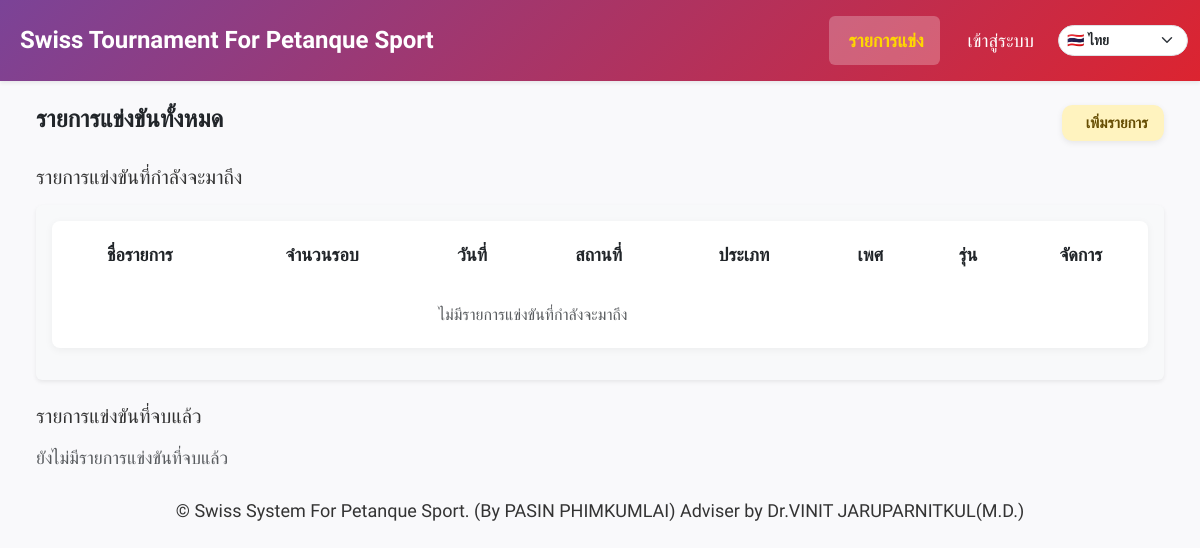
Before: / with the older database file.
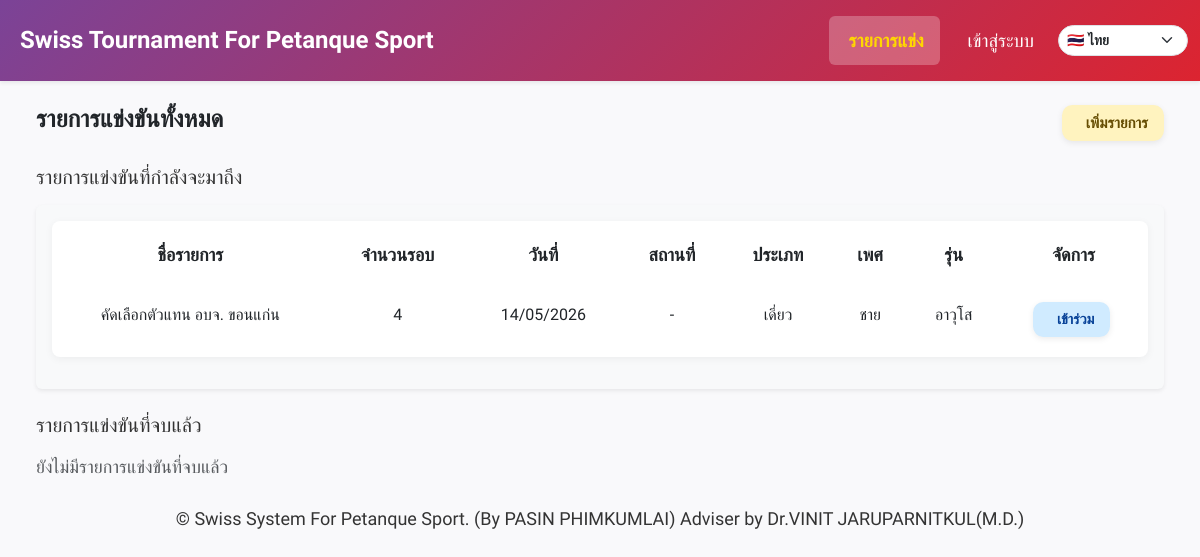
After: the same page with the newer database file.
### models.py (models this page shows)
class Event(db.Model):
    __tablename__ = "events"
    id = db.Column(db.Integer, primary_key=True)
    name = db.Column(db.String(100), nullable=False)
    location = db.Column(db.String(100))
    category = db.Column(db.String(50))
    sex = db.Column(db.String(50))
    age_group = db.Column(db.String(50))
    rounds = db.Column(db.Integer)
    current_round = db.Column(db.Integer, default=1)
    date = db.Column(db.Date, nullable=True)
    auto_field_enabled = db.Column(db.Boolean, default=False)
    field_prefix = db.Column(db.String(10), default='')  # เช่น 'A', ''
    field_start = db.Column(db.Integer, default=1)
    field_max = db.Column(db.Integer, default=16)
    field_exclude = db.Column(db.String, default='')  # เช่น '3,7,11
    logo_filename = db.Column(db.Text)  # เก็บเป็น JSON list
    created_at = db.Column(db.DateTime, server_default=text('CURRENT_TIMESTAMP'), nullable=True)
    creator_id = db.Column(db.Integer, db.ForeignKey("users.id"), nullable=False)
    teams = db.relationship("Team", backref="event", cascade="all, delete-orphan", lazy=True)
    matches = db.relationship("Match", backref="event", cascade="all, delete-orphan", lazy=True)

### app.py (the view)
@app.route("/")
def index():
    today = date.today()
    all_events = Event.query.order_by(Event.date.desc()).all()
    upcoming_events = []
    finished_events_by_year = defaultdict(list)
    for event in all_events:
        latest_round = db.session.query(db.func.max(Match.round)).filter(Match.event_id == event.id).scalar()
        matches = Match.query.filter_by(event_id=event.id, round=latest_round).all()
        is_finished = all(m.is_locked for m in matches) if matches else False
        if not is_finished:
            upcoming_events.append(event)
        else:
            finished_events_by_year[event.date.year].append(event)
    finished_events_by_year = dict(sorted(finished_events_by_year.items(), reverse=True))
    return render_template(
        "index.html",
        upcoming_events=sorted(upcoming_events, key=lambda e: e.date),
        finished_events_by_year=finished_events_by_year,
        events=upcoming_events + [e for year in finished_events_by_year.values() for e in year]  # รวมรายการทั้งหมด
    )

### app.py (called while the page is built)
def get_current_lang():
    lang = request.args.get("lang") or session.get("lang") or "th"
    if lang not in SUPPORTED_LANGS:
        lang = "th"
    session["lang"] = lang
    return lang

@app.context_processor
def inject_i18n():
    lang = get_current_lang()
    return {
        "current_lang": lang,
        "supported_langs": SUPPORTED_LANGS,
        "text_translations": TEXT_TRANSLATIONS,
        "t": lambda key: translate(key, lang),
    }

### i18n.py (called while the page is built)
def translate(key, lang="th"):
    table = TRANSLATIONS.get(key, {})
    return table.get(lang) or table.get("th") or key

### templates/index.html (shortened to what this page needs)
{% extends "base.html" %}
{% block content %}
<div class="container-fluid my-4">
  <div class="d-flex justify-content-between align-items-center mb-4">
    <h4 class="fw-semibold">รายการแข่งขันทั้งหมด</h4>
    <button class="btn btn-yellow btn-custom" data-bs-toggle="modal" data-bs-target="#addEventModal">
       เพิ่มรายการ
    </button>
  </div>
  <h5 class="mb-3">รายการแข่งขันที่กำลังจะมาถึง</h5>
  <div class="table-responsive bg-light p-3 rounded shadow-sm mb-4">
    <table class="table table-borderless table-custom">
      <thead>
        <tr>
          <th>ชื่อรายการ</th>
          <th>จำนวนรอบ</th>
          <th>วันที่</th>
          <th>สถานที่</th>
          <th>ประเภท</th>
          <th>เพศ</th>
          <th>รุ่น</th>
          <th>จัดการ</th>
        </tr>
      </thead>
      <tbody>
        {% for event in upcoming_events %}
        <tr>
          <td data-label="ชื่อรายการ" class="text-center">{{ event.name }}</td>
          <td data-label="จำนวนรอบ" class="text-center">{{ event.rounds }}</td>
          <td data-label="วันที่" class="text-center">{{ event.date.strftime('%d/%m/%Y') if event.date else '-' }}</td>
          <td data-label="สถานที่" class="text-center">{{ event.location or '-' }}</td>
          <td data-label="ประเภท" class="text-center">{{ event.category or '-' }}</td>
          <td data-label="เพศ" class="text-center">{{ event.sex or '-' }}</td>
          <td data-label="รุ่น" class="text-center">{{ event.age_group or '-' }}</td>
          <td data-label="จัดการ" class="text-center">
            <a href="{{ url_for('event_detail', event_id=event.id) }}" class="btn btn-blue btn-custom me-1">
               เข้าร่วม
            </a>
          </td>
        </tr>
        {% else %}
        <tr>
          <td colspan="7" class="text-center text-muted">ไม่มีรายการแข่งขันที่กำลังจะมาถึง</td>
        </tr>
        {% endfor %}
      </tbody>
    </table>
  </div>
  <h5 class="mb-3">รายการแข่งขันที่จบแล้ว</h5>
  {% if finished_events_by_year %}
  {% for year, events_in_year in finished_events_by_year.items() %}
  <h6 class="mt-4">{{ year }}</h6>
  <div class="table-responsive bg-light p-3 rounded shadow-sm mb-4">
    <table class="table table-borderless table-custom">
      <thead>
        <tr>
          <th>ชื่อรายการ</th>
          <th>จำนวนรอบ</th>
          <th>วันที่</th>
          <th>สถานที่</th>
          <th>ประเภท</th>
          <th>เพศ</th>
          <th>รุ่น</th>
          <th>จัดการ</th>
        </tr>
      </thead>
      <tbody>
        {% for event in events_in_year %}
        <tr>
          <td data-label="ชื่อรายการ" class="text-center">{{ event.name }}</td>
          <td data-label="จำนวนรอบ" class="text-center">{{ event.rounds }}</td>
          <td data-label="วันที่" class="text-center">{{ event.date.strftime('%d/%m/%Y') if event.date else '-' }}</td>
          <td data-label="สถานที่" class="text-center">{{ event.location or '-' }}</td>
          <td data-label="ประเภท" class="text-center">{{ event.category or '-' }}</td>
          <td data-label="เพศ" class="text-center">{{ event.sex or '-' }}</td>
          <td data-label="รุ่น" class="text-center">{{ event.age_group or '-' }}</td>
          <td data-label="จัดการ" class="text-center">
            <a href="{{ url_for('event_detail', event_id=event.id) }}" class="btn btn-blue btn-custom me-1">
              <i class="bi bi-box-arrow-in-right"></i> ดูผล
            </a>
            {% if current_user.is_authenticated and current_user.role in ['admin', 'superadmin'] %}
            <a href="{{ url_for('delete_event', event_id=event.id) }}" class="btn btn-red btn-custom"
              onclick="return confirm('คุณแน่ใจว่าต้องการลบรายการนี้หรือไม่?')">
              <i class="bi bi-trash"></i> ลบ
            </a>
            {% endif %}
          </td>
        </tr>
        {% endfor %}
      </tbody>
    </table>
  </div>
  {% endfor %}
  {% else %}
  <p class="text-muted">ยังไม่มีรายการแข่งขันที่จบแล้ว</p>
  {% endif %}
</div>
<body>
  <footer class="text-center">
    &copy; {{ current_year }} Swiss System For Petanque Sport. (By PASIN PHIMKUMLAI) Adviser by Dr.VINIT
    JARUPARNITKUL(M.D.)
  </footer>
</body>
{% endblock %}

### templates/base.html (shortened to what this page needs)
<!DOCTYPE html>
<html lang="{{ current_lang|default('th') }}">
<head>
  <link href="https://cdn.jsdelivr.net/npm/bootstrap@5.3.0/dist/css/bootstrap.min.css" rel="stylesheet" />
  <link rel="stylesheet" href="{{ url_for('static', filename='css/style.css') }}" />
</head>
<body>
 <nav class="navbar navbar-expand-lg navbar-dark navbar-custom shadow-sm py-3">
  <div class="container-fluid d-flex">
    <a class="navbar-brand d-flex align-items-center gap-2 fw-bold" href="{{ url_for('index') }}">
       Swiss Tournament For Petanque Sport
    </a>
    <div class="collapse navbar-collapse" id="navbarNav">
      <ul class="navbar-nav gap-2 ms-auto">
        <li class="nav-item">
          <a class="nav-link px-3 rounded {% if request.endpoint == 'index' %}active{% endif %}"
            href="{{ url_for('index') }}">
             {{ t('events') }}
          </a>
        </li>
        {% if current_user.is_authenticated %}
        <li class="nav-item">
          <a class="nav-link px-3 rounded" href="{{ url_for('logout') }}">
            <i class="bi bi-box-arrow-right me-1"></i> {{ t('logout') }}
          </a>
        </li>
        {% else %}
        <li class="nav-item">
          <a class="nav-link px-3 rounded {% if request.endpoint == 'login' %}active{% endif %}"
            href="{{ url_for('login') }}">
             {{ t('login') }}
          </a>
        </li>
        {% endif %}
        <li class="nav-item d-flex align-items-center">
          <select class="form-select form-select-sm language-switcher"
                  aria-label="{{ t('language') }}"
                  onchange="window.location.href=this.value">
            {% for code, meta in supported_langs.items() %}
            <option value="{{ url_for('set_language', lang=code, next=request.full_path) }}"
                    {% if code == current_lang %}selected{% endif %}>
              {{ meta.flag }} {{ meta.label }}
            </option>
            {% endfor %}
          </select>
        </li>
      </ul>
    </div>
  </div>
</nav>
  <div class="container-fluid px-3 px-sm-4">
    {% block content %}{% endblock %}
  </div>
</body>
</html>

### static/css/style.css (style rules this page uses)
button.btn, .btn { font-family: "Prompt", "Segoe UI", sans-serif; font-weight: 600; font-size: 0.95rem; padding: 0.4rem 1rem; border-radius: 0.65rem; display: inline-flex; align-items: center; justify-content: center; gap: 0.5rem; transition: all 0.25s ease; text-transform: none; box-shadow: 0 2px 6px rgba(0, 0, 0, 0.08); border: none; cursor: pointer; }
.btn-yellow { background: #fff3bf; color: #664d03; }
.btn-blue { background: #d0ebff; color: #084298; }

### templates/base.html (style rules this page uses)
.navbar-custom { background: linear-gradient(135deg, #7b4397, #dc2430); box-shadow: 0 6px 12px rgba(0, 0, 0, 0.2); }
.navbar { font-size: 1.15rem; padding-top: 1rem; padding-bottom: 1rem; }
.navbar-brand { font-size: 1.5rem; }
.navbar-custom .nav-link { color: #fff !important; transition: background-color 0.3s ease, color 0.3s ease; padding: 0.6rem 1rem; font-weight: 500; }
.navbar-custom .nav-link.active { background-color: rgba(255, 255, 255, 0.25); color: #ffd700 !important; font-weight: 600; border-radius: 0.5rem; }
.language-switcher { min-width: 130px; border-radius: 999px; font-weight: 600; }

### templates/index.html (style rules this page uses)
body { font-family: 'Prompt', 'Segoe UI', sans-serif; font-size: clamp(14px, 1.5vw, 18px); line-height: 1.6; color: #333; background-color: #f9f9fb; padding: 0; margin: 0; }
h2, h3, h4, .modal-title { font-weight: 700; color: #212529; font-size: clamp(1.25rem, 2vw, 2rem); }
.table-custom { border-collapse: separate !important; border-spacing: 0 0.5rem; width: 100%; background-color: #fff; box-shadow: 0 2px 8px rgba(0, 0, 0, 0.05); border-radius: 0.5rem; overflow: hidden; }
.table-custom thead tr { background: #343a40; color: #fff; text-transform: uppercase; }
.table-custom thead th { padding: 0.75rem 1rem; border: none; text-align: center; }
.table-custom tbody tr { background: #fff; transition: background 0.3s ease; }
.table-custom tbody td { padding: 0.75rem 1rem; word-break: break-word; overflow-wrap: break-word; white-space: normal; text-align: left; max-width: 100%; font-size: 1rem; }
.btn-custom { font-size: 0.9rem; border-radius: 0.65rem; padding: 0.4rem 1rem; font-weight: 600; display: inline-flex; align-items: center; gap: 0.5rem; transition: all 0.25s ease; }
.btn-yellow { background: #fff3bf; color: #664d03; }
.btn-blue { background: #d0ebff; color: #084298; }
.table-responsive { overflow-x: auto; max-width: 100%; background: #f8f9fa; padding: 1rem; border-radius: 0.75rem; margin-bottom: 2rem; }

Changed rows visible on the page:
added Event: name "คัดเลือกตัวแทน อบจ. ขอนแก่น", rounds "4", date "14/05/2026", location "-", category "เดี่ยว", sex "ชาย", age_group "อาวุโส"
Other visible differences:
text no longer shown: "ไม่มีรายการแข่งขันที่กำลังจะมาถึง"
